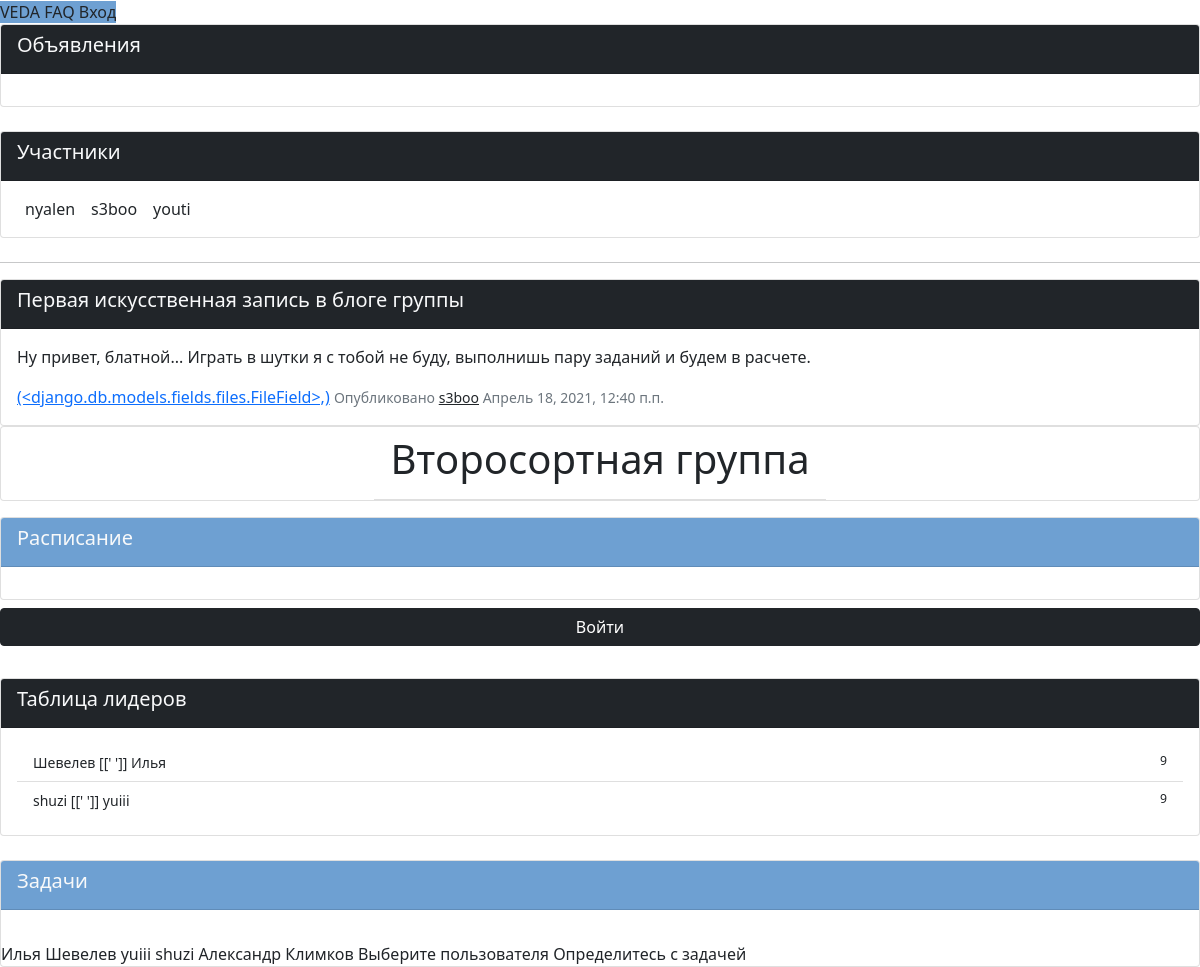
Before: /group/2 with the older database file.
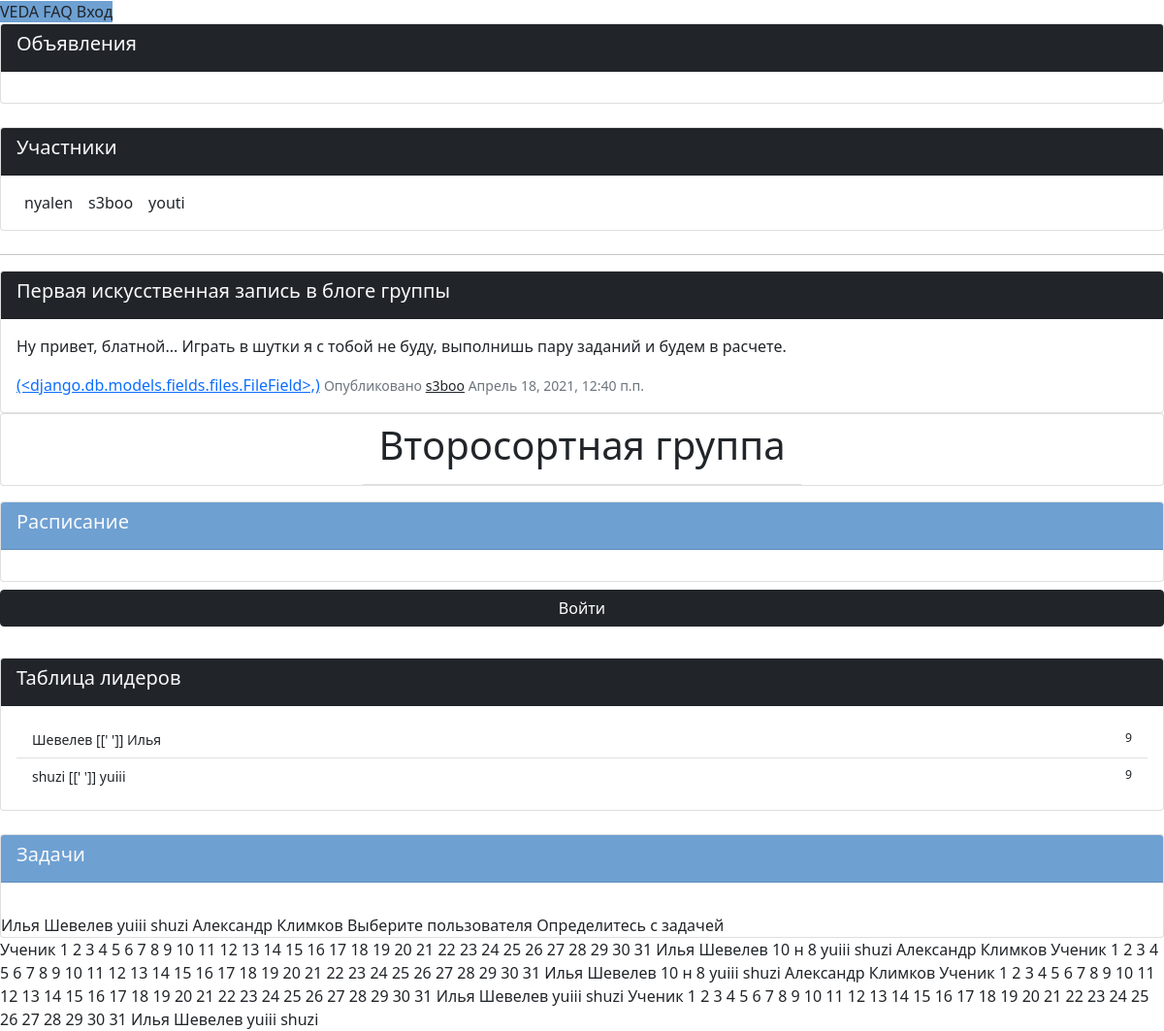
After: the same page with the newer database file.
### VEDA_application/models.py (models this page shows, shortened)
class Client(models.Model):
    user = models.OneToOneField(
        User,
        on_delete=models.CASCADE,
    )   # Связь один-к-одному с пользователем
    father = models.ForeignKey(
        Parent,
        on_delete=models.SET_NULL,
        null=True,
        related_name='father'
    ) # Связь с родителем внешним ключем
    mother =  models.ForeignKey(
        Parent,
        on_delete=models.SET_NULL,
        null=True,
        related_name='mother'
    ) # Связь с родителем внешним ключом
    status = models.CharField(max_length=100)             # Поле статуса (отображается в профиле пользователя)
    hobbies = models.CharField(max_length=100)            # Поле хобби (используется куратором и отображается в профиле)
    day_of_birthday = models.DateField(null=True)         # Поле дня рождения (используется куратором и отображается в профиле)
    adress = models.CharField(max_length=50)              # Поле адреса (используется только куратором и не виден в профиле)
    vk = models.TextField(blank=True)
    instagram = models.TextField(blank=True)
    gender = models.CharField(choices=(
        ('M', 'Male'),
        ('F', 'Female'),
        ('O', 'Other')
    ), max_length=50, null=True)                          # Пол пользователя в формате первой буквы
    userpic = models.ImageField(upload_to='userpics', null=True, default="default.png")    # Аватар пользователя
    def __str__(self):
            return self.user.username

class Group_post(models.Model):
    group = models.ForeignKey(
        Group,
        on_delete=models.CASCADE
    ) # Группа-автор
    author = models.ForeignKey(
        Client,
        on_delete=models.SET_NULL,
        null=True
    ) # Автор поста, может отсутствовать
    article = models.CharField(max_length=50)                   # Заголовок поста
    text = models.TextField()                                   # Сообщение поста, неограниченное количество знаков
    date_of_create = models.DateTimeField(auto_now_add=True)    # Дата и время публикации поста
    file = models.FileField(null=True, upload_to='files'),      # Файл приложение к посту
    class Meta():
        ordering = ['-date_of_create']

class Discipline(models.Model):
    group = models.ForeignKey(Group, on_delete=models.CASCADE)  # группа для предмета, по которому идет ведомость
    name = models.CharField(max_length=50, blank=False, null=False) # название предмета
    class Meta:
        ordering = ['name']

class Note(models.Model):
    group = models.ForeignKey(Group, on_delete=models.CASCADE)  # группа, где поставлена оценка
    receiver = models.ForeignKey(Client, on_delete=models.CASCADE)  # пользователь, которому поставлена оценка
    date_of_receive = models.DateField(blank=False, null=False) # дата оценки
    value = models.CharField(max_length=10, blank=True) # значение оценки (10, н-ка, неуд и т.п.)
    discipline = models.ForeignKey(Discipline, on_delete=models.CASCADE, null=True) # предмет, по которому поставлена оценка
    class Meta:
        ordering = ['date_of_receive']

### VEDA_application/views.py (the view)
# urls.py: re_path('^group/(?P<pk>\S+)$', views.group, name="group"),       # страница конкретной группы, доступ по ключу
def group(request, pk):
    if request.method == "GET":
        group = get_object_or_404(models.Group, pk=pk)
        return render(request, 'group.html', context={
            'group': group,
            'listeners': group.listeners.all(),
            'moderators': group.moderators.all(),
            'notices': models.Notice.objects.filter(group__id=group.id),
            'tasks': models.Task.objects.filter(group__id=group.id),
            'posts': models.Group_post.objects.filter(group__id=group.id),
            'sheet': models.Lesson.objects.filter(group__id=group.id),
            'disciplines': models.Discipline.objects.filter(group__id=group.id),
            'days': range(1, 32),
            'notes': Note.objects.filter(group__id=group.id)
        })

### VEDA_application/templates/group.html (shortened to what the changed rows need)
{% extends 'main_template.html' %}
{% load static %}
{% block application %}
  <b-container id="group" class="mt-5">
    <b-row class="flex-column flex-lg-row">
      <b-col cols=12 lg=8>
        <div class="card card-outline-secondary m-0 {% if group.hNotices %} mt-4 {% else %} mt-0 {% endif %}">
          <div class="card-body">
            <div class="d-flex">
              {% for moderator in moderators %}
                <div id="popover-target-{{ moderator.id }}" class="d-flex flex-column mx-2">
                  {{  moderator.user.username }}
                </div>
              {% endfor %}
              {% for listener in listeners %}
                <div id="popover-target-{{ listener.id }}" class="d-flex flex-column mx-2">
                  {{  listener.user.username }}
                </div>
              {% endfor %}
            </div>
          </div>
        </div>
        <div class="mt-4">
          {% for post in posts %}
            <hr>
            <div class="card card-outline-secondary mt-2">
              <div class="card-header bg-dark text-light">
                <h5>{{ post.article }}</h5>
              </div>
              <div class="card-body">
                <p>{{ post.text }}</p>
                <a href="{{ post.file.url }}"> {{ post.file}}</a>
                <small class="text-muted">Опубликовано <a class="text-dark" href="{% url 'profile' post.author.id %}">{{ post.author }}</a>  {{ post.date_of_create }}</small>
              </div>
            </div>
          {% endfor %}
        </div>
      </b-col>
      <b-col cols=4>
        <div class="card card-outline-secondary m-0 mb-3 no-body d-flex justify-content-center align-items-center">
          <div class="card-header text-dark bg-white">
            <h1>{{ group.name }}</h1>
          </div>
        </div>
        {% if group.hSheet %}
          <div class="card card-outline-secondary m-0 mt-4">
            <div class="card-body">
              <div class="list-group list-group-flush">
                {% for listener in listeners %}
                  <a href="#" class="small list-group-item list-group-item-action d-flex justify-content-between">
                    {{ listener.user.last_name }} [[' ']] {{ listener.user.first_name }}
                    <small>
                      9
                    </small>
                  </a>
                {% endfor %}
              </div>
            </div>
          </div>
        {% endif %}
        {% if group.hTasks %}
          <div class="card card-outline-secondary m-0 mt-4">
            <b-modal
              id="taskModal"
              v-model="taskModalShow"
              title="Новая задача"
              @show="resetTaskModal"
              @reset="resetTaskModal"
              @ok="taskSubmit">
              <b-form
                id="taskForm"
                method="POST"
                action="{% url 'add_task' group.id %}">
                <b-form-input-group>
                  <b-form-select
                  v-model="taskForm.user"
                  size="lg"
                  class="mt-2 w-100"
                  :state="validateUser">
                    {% for user in listeners %}
                      <b-form-select-option value="{{ user.id }}">{{ user.user.first_name }} {{ user.user.last_name }}</b-form-select-option>
                    {% endfor %}
                    {% for user in moderators %}
                      <b-form-select-option value="{{ user.id }}">{{ user.user.first_name }} {{ user.user.last_name }}</b-form-select-option>
                    {% endfor %}
                  </b-form-select>
                </b-form-input-group>
              </b-form>
            </b-modal>
          </div>
        {% endif %}
      </b-col>
    </b-row>
    <b-modal size="xl" v-model="modalShow" title="Ведомость группы">
      <b-tabs content-class="mt-2">
        <b-tab title="Январь">
          <b-tabs>
            {% for discipline in disciplines %}
              <b-tab title="{{ discipline.name }}">
                <b-table-simple
                  responsive
                  hover
                  small
                  bordered>
                  <b-thead>
                    <b-tr>
                      <b-th sticky-column>Ученик</b-th>
                      {% for day in days %}
                        <b-th>{{ day }}</b-th>
                      {% endfor %}
                    </b-tr>
                  </b-thead>
                  {% for student in listeners %}
                    <b-tr>
                      <b-th>{{ student.user.first_name }} {{ student.user.last_name }} </b-th>
                      {% for note in notes %}
                        {% for day in days %}
                          {% if note.date_of_receive.day == day and note.receiver == student %}
                            <b-th>{{ note.value }}</b-th>
                          {% endif %}
                        {% endfor %}
                      {% endfor %}
                    </b-tr>
                  {% endfor %}
                  {% for student in moderators %}
                    <b-tr>
                      <b-th>{{ student.user.first_name }} {{ student.user.last_name }} </b-th>
                    </b-tr>
                  {% endfor %}
              </b-tab>
            {% endfor %}
          </b-tabs>
        </b-tab>
        <b-tab title="Декабрь">
          <b-tabs>
            {% for discipline in disciplines %}
              <b-tab title="{{ discipline.name }}">
                <b-table>
                  <b-thead>
                    <b-tr>
                      <b-th>Ученик</b-th>
                      {% for day in days %}
                        <b-th>{{ day }}</b-th>
                      {% endfor %}
                    </b-tr>
                  </b-thead>
                  {% for student in listeners %}
                    <b-tr>
                      <b-th>{{ student.user.first_name }} {{ student.user.last_name }} </b-th>
                    </b-tr>
                  {% endfor %}
                </b-table>
              </b-tab>
            {% endfor %}
          </b-tabs>
        </b-tab>
      </b-tabs>
    </b-modal>
  </b-container>
{% endblock application %}

Changed rows visible on the page:
added Discipline: days "1" "2" "3" "4" "5" "6" "7" "8" "9" "10" "11" "12" "13" "14" "15" "16" "17" "18" "19" "20" "21" "22" "23" "24" "25" "26" "27" "28" "29" "30" "31", days "1" "2" "3" "4" "5" "6" "7" "8" "9" "10" "11" "12" "13" "14" "15" "16" "17" "18" "19" "20" "21" "22" "23" "24" "25" "26" "27" "28" "29" "30" "31", Client (user.first_name "Илья", user.last_name "Шевелев"), Client (user.first_name "yuiii", user.last_name "shuzi"), Client (user.first_name "Александр", user.last_name "Климков")
added Note: value "10" "10", shown under Client "s3boo"
added Note: value "н" "н", shown under Client "s3boo"
added Note: value "8" "8", shown under Client "s3boo"
added Discipline: days "1" "2" "3" "4" "5" "6" "7" "8" "9" "10" "11" "12" "13" "14" "15" "16" "17" "18" "19" "20" "21" "22" "23" "24" "25" "26" "27" "28" "29" "30" "31", days "1" "2" "3" "4" "5" "6" "7" "8" "9" "10" "11" "12" "13" "14" "15" "16" "17" "18" "19" "20" "21" "22" "23" "24" "25" "26" "27" "28" "29" "30" "31", Client (user.first_name "Илья", user.last_name "Шевелев"), Client (user.first_name "yuiii", user.last_name "shuzi"), Client (user.first_name "Александр", user.last_name "Климков")
